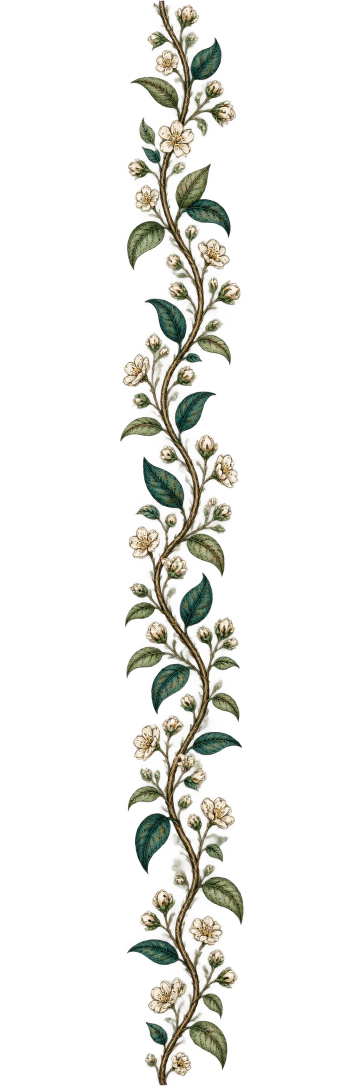
#> input picture assets/edge-vine-review-master.png, 724 x 2172 px (shown at 1/2 size)
$ python build-transition-assets.py
#> lines starting #> are read from the running program, lines starting #| are printed output that depends on the picture; after the words box and inside, x2 and y2 are one past the last pixel; in counts of white or black regions, pixels touching at a corner belong together
"""Raster pipeline for Route A masters and a Route B generated specimen plate.
No illustration drawing, tracing, sharpening or color enhancement.
Run: python scripts/build-transition-assets.py
PNG masters are always the only input to each WebP export.
"""
from pathlib import Path
from PIL import Image, ImageFilter, ImageOps
import numpy as np
import base64, io, re, json, shutil

ROOT = Path(__file__).resolve().parents[1]
MASTER = ROOT / 'assets/master'
BUILD = ROOT / 'assets/build'
PUBLIC = ROOT / 'public/transition'
for folder in (MASTER, BUILD, PUBLIC):
    folder.mkdir(parents=True, exist_ok=True)
records = []

def save(name, im, source, width=None, note=''):
    im = im.convert('RGBA')
    master_path=MASTER / f'{name}.png'
    same=master_path.exists() and Image.open(master_path).convert('RGBA').tobytes()==im.tobytes()
    if not same: im.save(master_path, optimize=True)
    width = min(width or im.width, im.width)
    variants = []
    for suffix, w in [('', width), ('@1x', max(1, width // 2))]:
        out = im.resize((w, round(im.height * w / im.width)), Image.Resampling.LANCZOS) if w != im.width else im
        target = BUILD / f'{name}{suffix}.webp'
        valid=False
        if target.exists():
            try:
                with Image.open(target) as previous: valid=previous.size==out.size
            except OSError: pass
        if not same or not valid:
            temporary=target.with_suffix('.tmp')
            out.save(temporary, 'WEBP', quality=94, method=4, lossless=im.width <= 320 and im.height <= 320, exact=True)
            temporary.replace(target)
        shutil.copy2(target, PUBLIC / target.name)
        variants.append({'file': target.name, 'width': out.width, 'height': out.height, 'bytes': target.stat().st_size})
    records.append({'name': name, 'source': source, 'width': im.width, 'height': im.height,
                    'bytes': (MASTER / f'{name}.png').stat().st_size, 'variants': variants, 'note': note})
    return im

vine = Image.open(ROOT / 'assets/edge-vine-review-master.png').convert('RGBA')
#> vine is the input picture: PIL image 724x2172 RGBA; mean R, G, B, A 22.2, 21.9, 15.3, 30.4
# Existing clean alpha is retained. Only fully transparent RGB is cleared.
va = np.array(vine)
va[va[:,:,3] == 0, :3] = 0
#> va: shape (2172, 724, 4); 0.06% of pixels changed, all inside (x1, y1, x2, y2) = (239, 3, 488, 2154)
vine = Image.fromarray(va)
box = vine.getbbox()
#> box = (49, 0, 499, 2172)
trim = vine.crop(box)
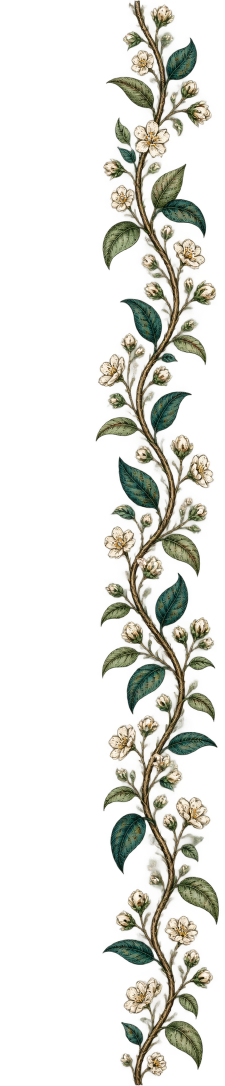
#> trim: PIL image 450x2172 RGBA (shown at 1/2 size); mean R, G, B, A 35.7, 35.2, 24.5, 48.9; transparent parts drawn white
for side in ('left', 'right'):
    v = trim if side == 'left' else ImageOps.mirror(trim)
    for depth in ('back', 'front'):
        save(f'vine-{side}-{depth}', v, 'A · edge-vine master; native alpha, crop/mirror', 420)
#> in save, `same=master_path.exists() and Image.open(master_path).convert('RGBA')...`: same = False
#> in save, `out = im.resize((w, round(im.height * w / im.width)), Image.Resampling..`:
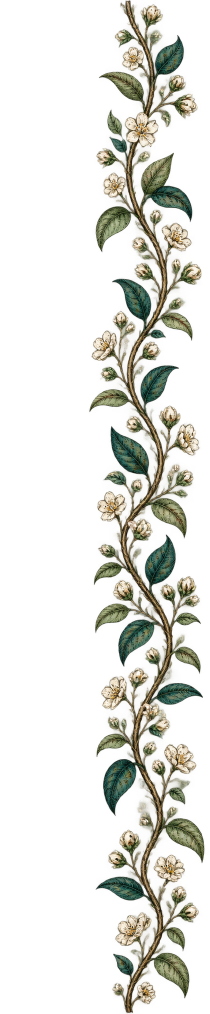
#> out: PIL image 420x2027 RGBA (shown at 1/2 size); mean R, G, B, A 35.6, 35.2, 24.6, 48.9; transparent parts drawn white
#> (the run stopped early here; a loop or call above may not have finished)
